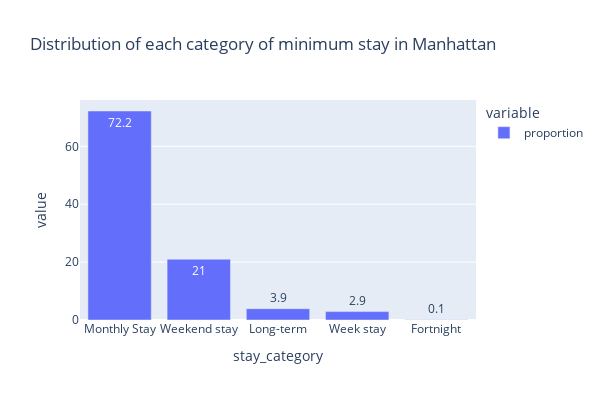

Notebook cell for this chart:
### Code cell
# Let's see the composition of each category of minimum stay period in Manhattan
# Github viewers go to the next cell
stay_cat_comp = manhattan_n.stay_category.value_counts(normalize=True).mul(100).round(1)

figure = px.bar(
    stay_cat_comp,
    title='Distribution of each category of minimum stay in Manhattan',
    text_auto = True
)


figure.update_layout(height = 400, width = 600)
figure.show()

### Figure 1 — Plotly figure (JSON) as saved in the notebook; plotly's stock layout.template omitted (floating-point values rounded to 4 significant figures)
{"data": [{"alignmentgroup": "True", "hovertemplate": "variable=proportion<br>stay_category=%{x}<br>value=%{y}<extra></extra>", "legendgroup": "proportion", "marker": {"color": "#636efa", "pattern": {"shape": ""}}, "name": "proportion", "offsetgroup": "proportion", "orientation": "v", "showlegend": true, "textposition": "auto", "texttemplate": "%{y}", "type": "bar", "x": ["Monthly Stay", "Weekend stay", "Long-term", "Week stay", "Fortnight"], "xaxis": "x", "y": [72.2, 21, 3.9, 2.9, 0.1], "yaxis": "y"}], "layout": {"barmode": "relative", "height": 400, "legend": {"title": {"text": "variable"}, "tracegroupgap": 0}, "title": {"text": "Distribution of each category of minimum stay in Manhattan"}, "width": 600, "xaxis": {"anchor": "y", "domain": [0, 1], "title": {"text": "stay_category"}}, "yaxis": {"anchor": "x", "domain": [0, 1], "title": {"text": "value"}}}}
